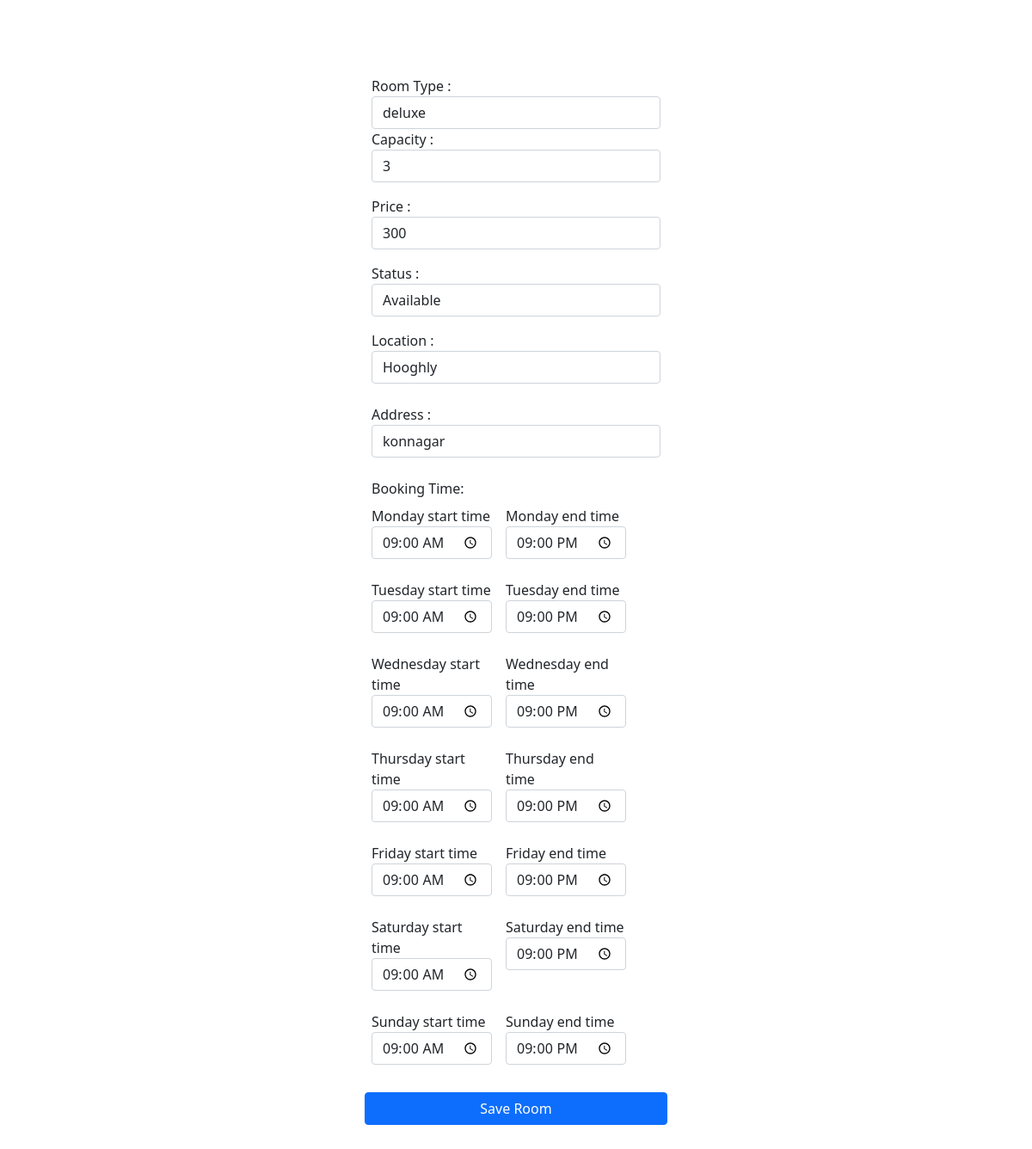
Page /roomedit/man1/13 (signed in) on the committed database.
### rmmain/models.py (models this page shows, shortened)
class Room(models.Model):
    manager = models.ForeignKey(Manager,on_delete=models.CASCADE)
    roomtype = models.ForeignKey(Roomtype,on_delete=models.CASCADE)
    capacity = models.IntegerField(default=0,blank=False)
    price = models.IntegerField(default=0)
    status = models.CharField(max_length=10000,blank=False)
    location = models.ForeignKey(Location,on_delete=models.CASCADE)
    address = models.CharField(max_length=10000,blank=False)
    mnumber = models.CharField(max_length=11,blank=False)

class Roomtype(models.Model):
    roomtype = models.CharField(max_length=200,blank=False)
    def __str__(self):
        return str(self.roomtype)

class Location(models.Model):
    city = models.CharField(max_length=200,blank=False)
    state = models.CharField(max_length=200,blank=False)
    country = models.CharField(max_length=200,blank=False)
    def __str__(self):
        return str(self.city)

class Timing(models.Model):
    manager = models.ForeignKey(Manager,on_delete=models.CASCADE)
    roomid = models.ForeignKey(Room,on_delete=models.CASCADE)
    smonday = models.TimeField(default= "09:00:00" ,blank=True)
    emonday = models.TimeField(default= "21:00:00",blank=True)
    stuesday = models.TimeField(default= "09:00:00",blank=True)
    etuesday = models.TimeField(default= "21:00:00",blank=True)
    swednesday = models.TimeField(default= "09:00:00",blank=True)
    ewednesday = models.TimeField(default= "21:00:00",blank=True)
    sthursday = models.TimeField(default= "09:00:00",blank=True)
    ethursday = models.TimeField(default= "21:00:00",blank=True)
    sfriday = models.TimeField(default= "09:00:00",blank=True)
    efriday = models.TimeField(default= "21:00:00",blank=True)
    ssaturday = models.TimeField(default= "09:00:00",blank=True)
    esaturday = models.TimeField(default= "21:00:00",blank=True)
    ssunday = models.TimeField(default= "09:00:00",blank=True)
    esunday = models.TimeField(default= "21:00:00",blank=True)

### rmmain/views.py (the view)
# urls.py: path('roomedit/<str:user>/<int:id>', views.roomedit,name='roomedit'),
def roomedit(request,user,id):
    if request.user.is_authenticated:
        if(request.method == "POST"):
            if(request.POST.get('eroomtype') and request.POST['ecapacity'] and request.POST['eprice'] and request.POST.get('estatus') and request.POST.get('elocation') and request.POST['eaddress']):
                new_data = Room.objects.get(pk=id)
                new_data.roomtype = Roomtype.objects.get(roomtype=request.POST.get('eroomtype'))
                new_data.capacity = request.POST['ecapacity']
                new_data.price = request.POST['eprice']
                new_data.status = request.POST.get('estatus')
                new_data.location = Location.objects.get(city=request.POST.get('elocation'))
                new_data.address = request.POST['eaddress']
                new_data.save()
                new_time = Timing.objects.get(roomid = id)
                new_time.smonday = request.POST.get('smonday')
                new_time.emonday = request.POST.get('emonday')
                new_time.stuesday = request.POST.get('stuesday')
                new_time.etuesday = request.POST.get('etuesday')
                new_time.swednesday = request.POST.get('swednesday')
                new_time.ewednesday = request.POST.get('ewednesday')
                new_time.sthursday = request.POST.get('sthursday')
                new_time.ethursday = request.POST.get('ethursday')
                new_time.sfriday = request.POST.get('sfriday')
                new_time.efriday =request.POST.get('efriday')
                new_time.ssaturday = request.POST.get('ssaturday')
                new_time.esaturday = request.POST.get('esaturday')
                new_time.ssunday = request.POST.get('ssunday')
                new_time.esunday = request.POST.get('esunday')
                new_time.save()
                return redirect('manager_dashboard',user=request.user)
            else:
                all_roomtypes = Roomtype.objects.all()
                locations = Location.objects.all()
                prev_data = Room.objects.get(pk=id)
                bookrange = Timing.objects.get(roomid = id)
                context = {
                    'alltypes':all_roomtypes,
                    'alllocations' : locations,
                    'prev_data' : prev_data,
                    'room_id':id,
                    'bookrange':bookrange
                }
                return render(request,'roomedit.html',context)
        else:
            all_roomtypes = Roomtype.objects.all()
            locations = Location.objects.all()
            prev_data = Room.objects.get(pk=id)
            bookrange = Timing.objects.get(roomid = id)
            context = {
                'alltypes':all_roomtypes,
                'alllocations' : locations,
                'prev_data' : prev_data,
                'room_id':id,
                'bookrange':bookrange
            }
            return render(request,'roomedit.html',context)
    else:
        return redirect('manager_login')

### templates/roomedit.html (shortened to what this page needs)
<!doctype html>
<html lang="en">
<head>
    <link href="https://cdn.jsdelivr.net/npm/bootstrap@5.1.3/dist/css/bootstrap.min.css" rel="stylesheet"
>
</head>
<body>
    <div class="container-fluid">
        <section class="w-100 p-4 d-flex justify-content-center pb-4 " style="margin-top: 4rem;margin-bottom: 4rem;">
            <form class="row g-3" action="/roomedit/{{request.user}}/{{room_id}}" method="POST" style="text-align: initial;width: 22rem;">
                <div class="form-row">
                    <div class="form-group">
                        <label for="roomtype">Room Type : </label>
                        <select name="eroomtype" id="roomtype" class="form-control">
                            <option value="{{prev_data.roomtype}}" selected hidden>{{prev_data.roomtype}}</option>
                        </select>
                    </div>
                    <div class="form-group">
                        <label for="capacity">Capacity :</label>
                        <input value="{{prev_data.capacity}}" name="ecapacity" type="number" class="form-control" id="capacity" placeholder="capacity">
                    </div>
                </div>
                <div class="form-group">
                    <label for="price">Price :</label>
                    <input value="{{prev_data.price}}" name="eprice" type="number" class="form-control" id="price" placeholder="Price">
                </div>
                <div class="form-group">
                    <label for="status">Status : </label>
                    <select name="estatus" id="status" class="form-control">
                        <option value="{{prev_data.status}}" selected hidden>{{prev_data.status}}</option>
                    </select>
                </div>
                <div class="form-group mb-2">
                    <div class="form-group">
                        <label for="location">Location : </label>
                        <select name="elocation" id="location" class="form-control">
                            <option value="{{prev_data.location}}" selected hidden>{{prev_data.location}}</option>
                        </select>
                    </div>
                </div>
                <div class="form-group mb-2">
                    <div class="form-group">
                        <label for="address">Address : </label>
                        <input value="{{prev_data.address}}" name="eaddress" type="text" class="form-control" id="address" placeholder="Address">
                    </div>
                </div>
                <div class="form-group mb-2">
                    <label class="mb-2" for="location">Booking Time: </label>
                    <div class="form-group" style="display: flex;flex-wrap: wrap;flex-direction: row;gap: 1rem;">
                        <div class="form-group mb-2 col-md-5">
                            <label for="inputAddress">Monday start time</label>
                            <input value="{{bookrange.smonday|time:'H:i'}}" name="smonday" type="time" class="form-control " id="price" placeholder="Price">
                        </div>
                        <div class="form-group mb-2 col-md-5">
                            <label for="inputAddress">Monday end time</label>
                            <input value="{{bookrange.emonday|time:'H:i'}}" name="emonday" type="time" class="form-control" id="price" placeholder="Price">
                        </div>
                        <div class="form-group mb-2 col-md-5">
                            <label for="inputAddress">Tuesday start time</label>
                            <input value="{{bookrange.stuesday|time:'H:i'}}" name="stuesday" type="time" class="form-control " id="price" placeholder="Price">
                        </div>
                        <div class="form-group mb-2 col-md-5">
                            <label for="inputAddress">Tuesday end time</label>
                            <input value="{{bookrange.etuesday|time:'H:i'}}" name="etuesday" type="time" class="form-control" id="price" placeholder="Price">
                        </div>
                        <div class="form-group mb-2 col-md-5">
                            <label for="inputAddress">Wednesday start time</label>
                            <input value="{{bookrange.swednesday|time:'H:i'}}" name="swednesday" type="time" class="form-control " id="price" placeholder="Price">
                        </div>
                        <div class="form-group mb-2 col-md-5">
                            <label for="inputAddress">Wednesday end time</label>
                            <input value="{{bookrange.ewednesday|time:'H:i'}}" name="ewednesday" type="time" class="form-control" id="price" placeholder="Price">
                        </div>
                        <div class="form-group mb-2 col-md-5">
                            <label for="inputAddress">Thursday start time</label>
                            <input value="{{bookrange.sthursday|time:'H:i'}}" name="sthursday" type="time" class="form-control " id="price" placeholder="Price">
                        </div>
                        <div class="form-group mb-2 col-md-5">
                            <label for="inputAddress">Thursday end time</label>
                            <input value="{{bookrange.ethursday|time:'H:i'}}" name="ethursday" type="time" class="form-control" id="price" placeholder="Price">
                        </div>
                        <div class="form-group mb-2 col-md-5">
                            <label for="inputAddress">Friday start time</label>
                            <input value="{{bookrange.sfriday|time:'H:i'}}" name="sfriday" type="time" class="form-control " id="price" placeholder="Price">
                        </div>
                        <div class="form-group mb-2 col-md-5">
                            <label for="inputAddress">Friday end time</label>
                            <input value="{{bookrange.efriday|time:'H:i'}}" name="efriday" type="time" class="form-control" id="price" placeholder="Price">
                        </div>
                        <div class="form-group mb-2 col-md-5">
                            <label for="inputAddress">Saturday start time</label>
                            <input value="{{bookrange.ssaturday|time:'H:i'}}" name="ssaturday" type="time" class="form-control " id="price" placeholder="Price">
                        </div>
                        <div class="form-group mb-2 col-md-5">
                            <label for="inputAddress">Saturday end time</label>
                            <input value="{{bookrange.esaturday|time:'H:i'}}" name="esaturday" type="time" class="form-control" id="price" placeholder="Price">
                        </div>
                        <div class="form-group mb-2 col-md-5">
                            <label for="inputAddress">Sunday start time</label>
                            <input value="{{bookrange.ssunday|time:'H:i'}}" name="ssunday" type="time" class="form-control " id="price" placeholder="Price">
                        </div>
                        <div class="form-group mb-2 col-md-5">
                            <label for="inputAddress">Sunday end time</label>
                            <input value="{{bookrange.esunday|time:'H:i'}}" name="esunday" type="time" class="form-control" id="price" placeholder="Price">
                        </div>
                    </div>
                </div>
                <button type="submit" class="btn btn-primary">Save Room</button>
            </form>
        </section>
    </div>
</body>
</html>

### rows in the picture
Room: eroomtype "deluxe", ecapacity "3", eprice "300", estatus "Available", elocation "Hooghly", eaddress "konnagar"
Timing: smonday "09:00", emonday "21:00", stuesday "09:00", etuesday "21:00", swednesday "09:00", ewednesday "21:00", sthursday "09:00", ethursday "21:00", sfriday "09:00", efriday "21:00", ssaturday "09:00", esaturday "21:00", ssunday "09:00", esunday "21:00"
